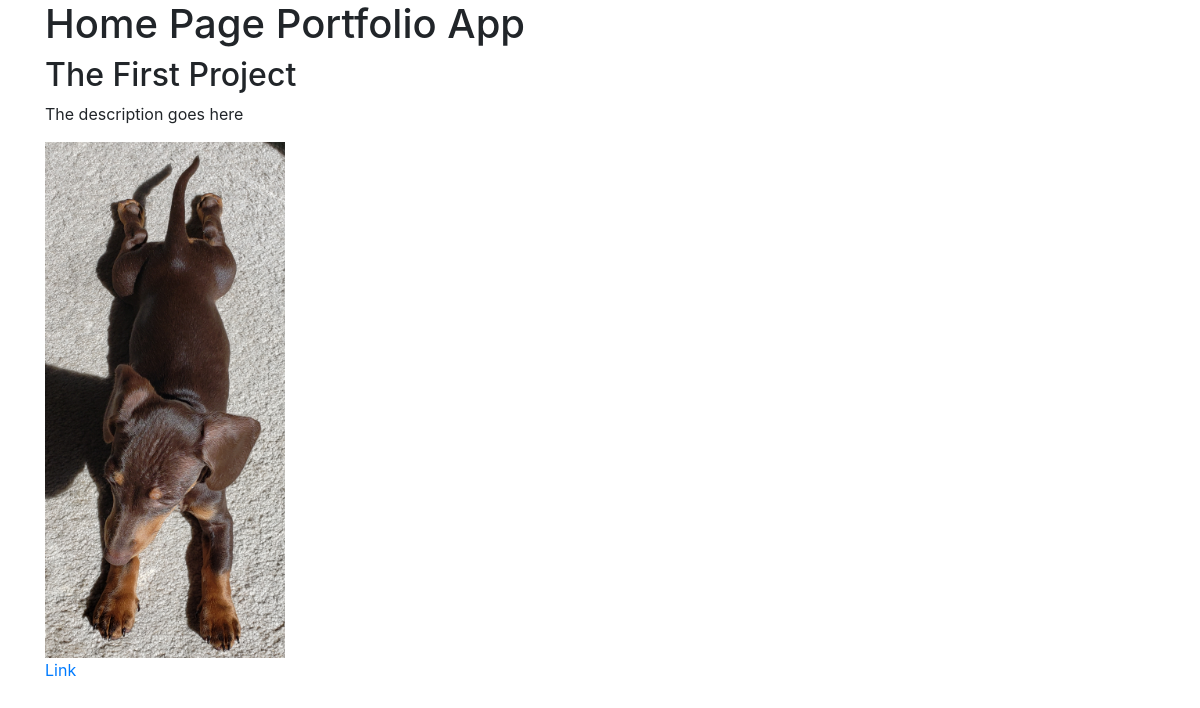
The page / on the database its author committed.
### portfolio/models.py (models this page shows)
class Project(models.Model):
    title = models.CharField(max_length=100)
    description = models.CharField(max_length=250)
    image = models.ImageField(upload_to='portfolio/images/')
    url = models.URLField(blank=True)

### portfolio/views.py (the view)
# urls.py: 2. Add a URL to urlpatterns:  path('', views.home, name='home')
def home(request):
    projects = Project.objects.all()
    return render(request, "portfolio/home.html", {'projects':projects})

### portfolio/templates/portfolio/home.html (shortened to what this page needs)
<!doctype html>
<html lang="en">
  <head>
    <link rel="stylesheet" href="https://cdn.jsdelivr.net/npm/bootstrap@4.6.0/dist/css/bootstrap.min.css">
  </head>
  <body>
    <div class="container">
    <h1>Home Page Portfolio App</h1>
      {% for project in projects %}
        <h2>{{ project.title }}</h2>
        <p>{{ project.description }}</p>
        <img src="{{ project.image.url }}" alt="">
        {% if project.url %}
        <br>
        <a href="{{ project.url }}">Link</a>
        {% endif %}
      {% endfor %}
    </div>
  </body>
</html>

### rows shown on the page
Project: title "The First Project", description "The description goes here", image (picture)
